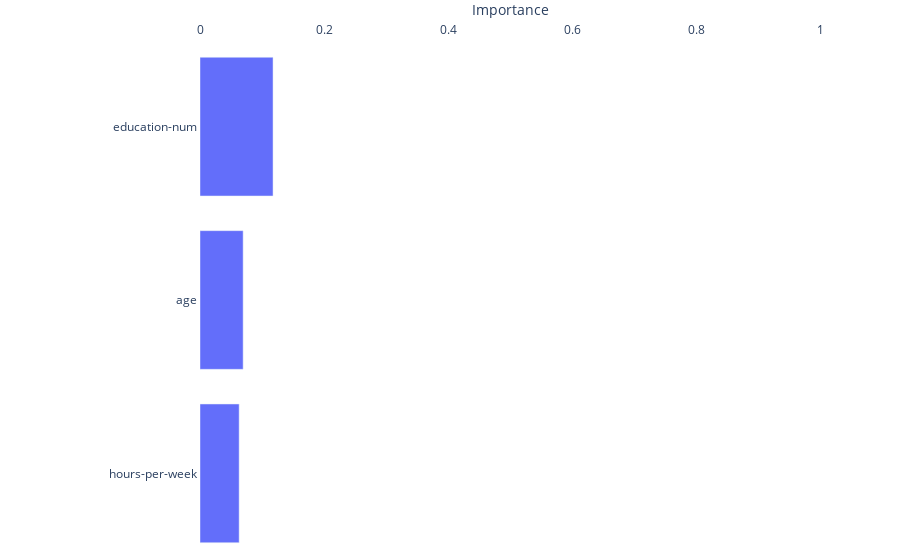

Notebook cell for this chart:
### Markdown cell above
We can also get an overview of features' importance and determine which ones impact the predictions the most:

### Code cell
explainer.plot_bias_ranking(
    X_test=X_test[['age', 'hours-per-week', 'education-num']],
    y_pred=y_pred,
    inline=True
)

### Figure 1 — Plotly figure (JSON) as saved in the notebook; plotly's stock layout.template omitted (floating-point values rounded to 4 significant figures)
{"data": [{"hoverinfo": "x", "orientation": "h", "type": "bar", "x": [0.06311, 0.06954, 0.1178], "y": ["hours-per-week", "age", "education-num"]}], "layout": {"margin": {"b": 0, "l": 200, "t": 40}, "plot_bgcolor": "white", "xaxis": {"fixedrange": true, "range": [0, 1], "showline": true, "side": "top", "title": {"text": "Importance"}, "zeroline": false}, "yaxis": {"fixedrange": true, "showline": true, "zeroline": false}}}
